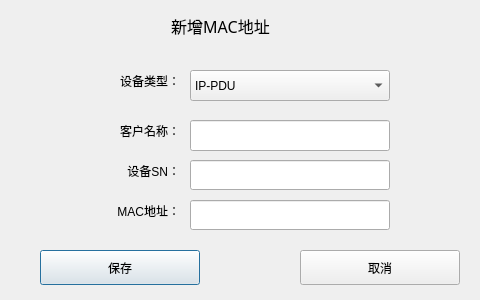
<?xml version="1.0" encoding="UTF-8"?>
<ui version="4.0">
 <class>MacNewDlg</class>
 <widget class="QDialog" name="MacNewDlg">
  <property name="geometry">
   <rect>
    <x>0</x>
    <y>0</y>
    <width>480</width>
    <height>300</height>
   </rect>
  </property>
  <property name="minimumSize">
   <size>
    <width>480</width>
    <height>300</height>
   </size>
  </property>
  <property name="maximumSize">
   <size>
    <width>800</width>
    <height>330</height>
   </size>
  </property>
  <property name="windowTitle">
   <string>新增用户</string>
  </property>
  <property name="styleSheet">
   <string notr="true">font: 12pt &quot;微软雅黑&quot;;</string>
  </property>
  <widget class="QLabel" name="label">
   <property name="geometry">
    <rect>
     <x>30</x>
     <y>70</y>
     <width>150</width>
     <height>21</height>
    </rect>
   </property>
   <property name="text">
    <string>设备类型：</string>
   </property>
   <property name="alignment">
    <set>Qt::AlignRight|Qt::AlignTrailing|Qt::AlignVCenter</set>
   </property>
  </widget>
  <widget class="QLabel" name="label_2">
   <property name="geometry">
    <rect>
     <x>30</x>
     <y>120</y>
     <width>150</width>
     <height>21</height>
    </rect>
   </property>
   <property name="text">
    <string>客户名称：</string>
   </property>
   <property name="alignment">
    <set>Qt::AlignRight|Qt::AlignTrailing|Qt::AlignVCenter</set>
   </property>
  </widget>
  <widget class="QLabel" name="label_3">
   <property name="geometry">
    <rect>
     <x>30</x>
     <y>200</y>
     <width>150</width>
     <height>21</height>
    </rect>
   </property>
   <property name="text">
    <string>MAC地址：</string>
   </property>
   <property name="alignment">
    <set>Qt::AlignRight|Qt::AlignTrailing|Qt::AlignVCenter</set>
   </property>
  </widget>
  <widget class="QLabel" name="label_5">
   <property name="geometry">
    <rect>
     <x>30</x>
     <y>160</y>
     <width>150</width>
     <height>21</height>
    </rect>
   </property>
   <property name="text">
    <string>设备SN：</string>
   </property>
   <property name="alignment">
    <set>Qt::AlignRight|Qt::AlignTrailing|Qt::AlignVCenter</set>
   </property>
  </widget>
  <widget class="QPushButton" name="saveBtn">
   <property name="geometry">
    <rect>
     <x>40</x>
     <y>250</y>
     <width>160</width>
     <height>35</height>
    </rect>
   </property>
   <property name="text">
    <string>保存</string>
   </property>
  </widget>
  <widget class="QPushButton" name="cancelBtn">
   <property name="geometry">
    <rect>
     <x>300</x>
     <y>250</y>
     <width>160</width>
     <height>35</height>
    </rect>
   </property>
   <property name="text">
    <string>取消</string>
   </property>
  </widget>
  <widget class="QLabel" name="titlelabel">
   <property name="geometry">
    <rect>
     <x>120</x>
     <y>10</y>
     <width>201</width>
     <height>31</height>
    </rect>
   </property>
   <property name="font">
    <font>
     <family>微软雅黑</family>
     <pointsize>12</pointsize>
     <weight>50</weight>
     <italic>false</italic>
     <bold>false</bold>
    </font>
   </property>
   <property name="layoutDirection">
    <enum>Qt::LeftToRight</enum>
   </property>
   <property name="text">
    <string>新增MAC地址</string>
   </property>
   <property name="alignment">
    <set>Qt::AlignCenter</set>
   </property>
  </widget>
  <widget class="QLineEdit" name="snEdit">
   <property name="geometry">
    <rect>
     <x>190</x>
     <y>160</y>
     <width>200</width>
     <height>30</height>
    </rect>
   </property>
  </widget>
  <widget class="QLineEdit" name="nameEdit">
   <property name="geometry">
    <rect>
     <x>190</x>
     <y>120</y>
     <width>200</width>
     <height>31</height>
    </rect>
   </property>
  </widget>
  <widget class="QComboBox" name="typeBox">
   <property name="geometry">
    <rect>
     <x>190</x>
     <y>70</y>
     <width>200</width>
     <height>31</height>
    </rect>
   </property>
   <item>
    <property name="text">
     <string>IP-PDU</string>
    </property>
   </item>
   <item>
    <property name="text">
     <string>MPDU</string>
    </property>
   </item>
   <item>
    <property name="text">
     <string>RPDU</string>
    </property>
   </item>
   <item>
    <property name="text">
     <string>ZPDU</string>
    </property>
   </item>
   <item>
    <property name="text">
     <string>ATS</string>
    </property>
   </item>
  </widget>
  <widget class="QLineEdit" name="macEdit">
   <property name="enabled">
    <bool>true</bool>
   </property>
   <property name="geometry">
    <rect>
     <x>190</x>
     <y>200</y>
     <width>200</width>
     <height>30</height>
    </rect>
   </property>
  </widget>
 </widget>
 <resources/>
 <connections>
  <connection>
   <sender>cancelBtn</sender>
   <signal>clicked()</signal>
   <receiver>MacNewDlg</receiver>
   <slot>close()</slot>
   <hints>
    <hint type="sourcelabel">
     <x>419</x>
     <y>287</y>
    </hint>
    <hint type="destinationlabel">
     <x>277</x>
     <y>164</y>
    </hint>
   </hints>
  </connection>
 </connections>
</ui>
